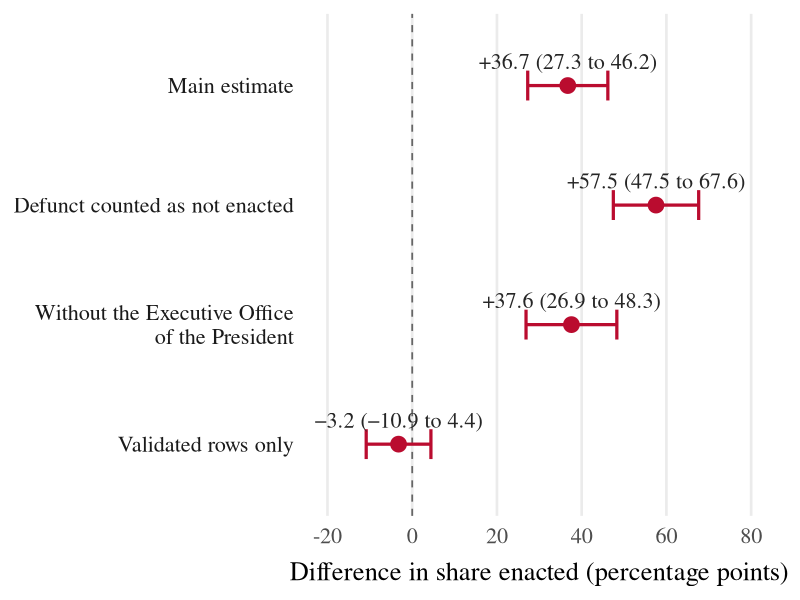
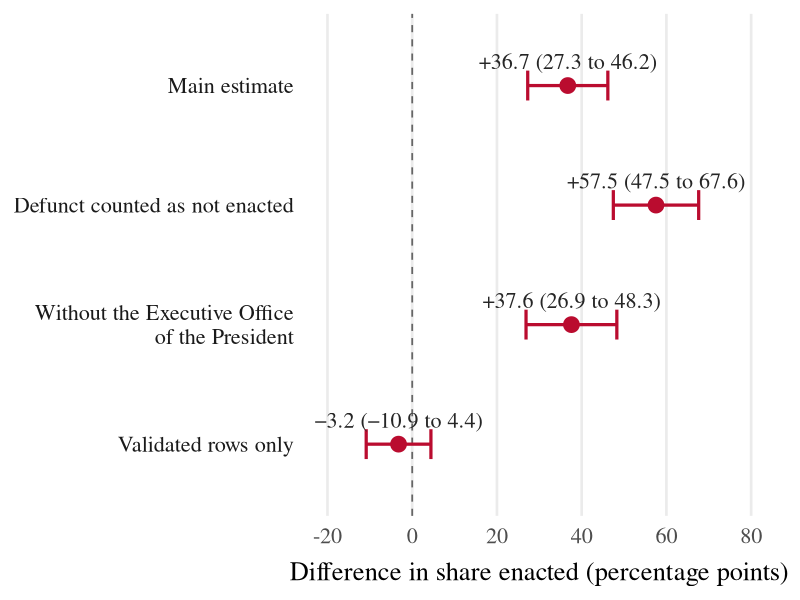

Generate these figures, in order, with R:
## INTL 7007 final project
## does who issues an AI policy affect whether it gets enacted?
## H1: AI policies issued by federal agencies are more likely to be enacted than AI bills proposed in Congress.
## H0: The issuing authority makes no difference to whether an AI policy is enacted.
## data: AGORA v1.32.0 (ETO), https://doi.org/10.5281/zenodo.21964209

## loading the data
documents <- read.csv("data/agora/documents.csv")
authorities <- read.csv("data/agora/authorities.csv")

head(documents[, c("Authority", "Most.recent.activity")])
dim(documents)
dim(authorities)

## most recent activity
table(documents$Most.recent.activity, exclude = NULL)

## number of different authorities
dim(table(documents$Authority))

## parent group for each authority (from authorities.csv)
documents$parent <- authorities$Parent.authority[match(documents$Authority,
                                                       authorities$Name)]
sum(is.na(match(documents$Authority, authorities$Name)))
table(documents$parent, exclude = NULL)

## issuer: Congress, federal agency or state
documents$issuer <- NA
documents$issuer <- ifelse(documents$Authority == "United States Congress",
                           "Congress", documents$issuer)
documents$issuer <- ifelse(documents$parent == "Federal government" &
                           documents$Authority != "United States Congress",
                           "Federal agency", documents$issuer)
documents$issuer <- ifelse(documents$parent == "State governments",
                           "State", documents$issuer)
table(documents$issuer, exclude = NULL)

## authorities counted as federal agencies
table(documents$Authority[documents$issuer == "Federal agency"])

## keeping Congress, federal agencies and states only
issuers <- documents[!is.na(documents$issuer), ]
table(issuers$issuer, issuers$Most.recent.activity)

## dropping Defunct (DV is proposed or enacted)
policies <- issuers[issuers$Most.recent.activity != "Defunct", ]
policies$enacted <- ifelse(policies$Most.recent.activity == "Enacted", 1, 0)

## N used and dropped
nrow(documents)
nrow(documents) - nrow(issuers)
sum(issuers$Most.recent.activity == "Defunct")
nrow(policies)

## enacted and proposed by issuer
activity_counts <- table(policies$issuer, policies$Most.recent.activity)
activity_counts
sum(activity_counts)

## percentages within each issuer
100 * prop.table(activity_counts, margin = 1)

## share enacted by issuer
congress <- policies$enacted[policies$issuer == "Congress"]
agency <- policies$enacted[policies$issuer == "Federal agency"]
state <- policies$enacted[policies$issuer == "State"]

table(policies$issuer)

pct_enacted <- 100 * c("Congress" = mean(congress),
                       "Federal agency" = mean(agency),
                       "State" = mean(state))
pct_enacted

## 95% confidence intervals
## Congress
100 * (mean(congress) - 1.96 * sqrt(var(congress) / length(congress)))
100 * (mean(congress) + 1.96 * sqrt(var(congress) / length(congress)))

## federal agency
100 * (mean(agency) - 1.96 * sqrt(var(agency) / length(agency)))
100 * (mean(agency) + 1.96 * sqrt(var(agency) / length(agency)))

## state
100 * (mean(state) - 1.96 * sqrt(var(state) / length(state)))
100 * (mean(state) + 1.96 * sqrt(var(state) / length(state)))

## federal agency vs Congress
treatment <- policies[policies$issuer == "Federal agency", ]
control <- policies[policies$issuer == "Congress", ]
n_t <- nrow(treatment)
n_c <- nrow(control)

## difference in means
diff_means <- mean(treatment$enacted) - mean(control$enacted)
100 * diff_means

## standard error
se_diff <- sqrt(var(treatment$enacted) / n_t + var(control$enacted) / n_c)

## 95% confidence interval
100 * (diff_means - 1.96 * se_diff)
100 * (diff_means + 1.96 * se_diff)

## z-statistic and two-sided p-value
z_obs <- diff_means / se_diff
z_obs
2 * pnorm(-abs(z_obs))

## same comparison with lm()
two_groups <- policies[policies$issuer != "State", ]
two_groups$agency <- ifelse(two_groups$issuer == "Federal agency", 1, 0)
fit <- lm(enacted ~ agency, data = two_groups)
fit
summary(fit)$coef

## check 1: Defunct counted as not enacted
issuers$enacted <- ifelse(issuers$Most.recent.activity == "Enacted", 1, 0)
agency_all <- issuers$enacted[issuers$issuer == "Federal agency"]
congress_all <- issuers$enacted[issuers$issuer == "Congress"]
length(agency_all)
length(congress_all)

diff_defunct <- mean(agency_all) - mean(congress_all)
se_defunct <- sqrt(var(agency_all) / length(agency_all) +
                   var(congress_all) / length(congress_all))
100 * diff_defunct
100 * (diff_defunct - 1.96 * se_defunct)
100 * (diff_defunct + 1.96 * se_defunct)
diff_defunct / se_defunct
2 * pnorm(-abs(diff_defunct / se_defunct))

## check 2: without the Executive Office of the President
agency_no_eop <- policies$enacted[policies$issuer == "Federal agency" &
                                  policies$Authority != "Executive Office of the President"]
length(agency_no_eop)

diff_no_eop <- mean(agency_no_eop) - mean(control$enacted)
se_no_eop <- sqrt(var(agency_no_eop) / length(agency_no_eop) +
                  var(control$enacted) / n_c)
100 * diff_no_eop
100 * (diff_no_eop - 1.96 * se_no_eop)
100 * (diff_no_eop + 1.96 * se_no_eop)
diff_no_eop / se_no_eop
2 * pnorm(-abs(diff_no_eop / se_no_eop))

## check 3: validated rows only
validated <- policies[policies$Validated. == "true", ]
table(validated$issuer, validated$Most.recent.activity)

agency_val <- validated$enacted[validated$issuer == "Federal agency"]
congress_val <- validated$enacted[validated$issuer == "Congress"]
length(agency_val)
length(congress_val)

diff_val <- mean(agency_val) - mean(congress_val)
se_val <- sqrt(var(agency_val) / length(agency_val) +
               var(congress_val) / length(congress_val))
100 * diff_val
100 * (diff_val - 1.96 * se_val)
100 * (diff_val + 1.96 * se_val)
diff_val / se_val
2 * pnorm(-abs(diff_val / se_val))

## numbers for the assuming sentence
round(100 * diff_means, 1)
round(100 * (diff_means - 1.96 * se_diff), 1)
round(100 * (diff_means + 1.96 * se_diff), 1)

## check 4: without the NDAA rows
## each NDAA section is its own row, so one law can add lots of enacted rows
policies$ndaa <- ifelse(grepl("NDAA", policies$Collections), 1, 0)
table(policies$issuer, policies$ndaa)

congress_no_ndaa <- policies$enacted[policies$issuer == "Congress" &
                                     policies$ndaa == 0]
length(congress_no_ndaa)
100 * mean(congress_no_ndaa)

diff_no_ndaa <- mean(agency) - mean(congress_no_ndaa)
se_no_ndaa <- sqrt(var(agency) / length(agency) +
                   var(congress_no_ndaa) / length(congress_no_ndaa))
100 * diff_no_ndaa
100 * (diff_no_ndaa - 1.96 * se_no_ndaa)
100 * (diff_no_ndaa + 1.96 * se_no_ndaa)
diff_no_ndaa / se_no_ndaa
2 * pnorm(-abs(diff_no_ndaa / se_no_ndaa))

## check 5: lm() also holding constant whether the policy mainly applies to government
two_groups$applies_gov <- ifelse(two_groups$Primarily.applies.to.the.government == "true", 1, 0)
table(two_groups$issuer, two_groups$applies_gov)

fit_gov <- lm(enacted ~ agency + applies_gov, data = two_groups)
fit_gov
summary(fit_gov)$coef

## unique Congress bills (one link can cover several section rows)
length(unique(policies$Link.to.document[policies$issuer == "Congress"]))

## summaries that may include unreviewed machine output
table(policies$Summaries.and.tags.may.include.unreviewed.machine.output)
sum(policies$Summaries.and.tags.may.include.unreviewed.machine.output == "true")

## the four federal agency rows that went Defunct
defunct_agency <- issuers[issuers$issuer == "Federal agency" &
                          issuers$Most.recent.activity == "Defunct", ]
defunct_agency[, c("Official.name", "Authority",
                   "Proposed.date", "Most.recent.activity.date")]

## text analysis of the short summaries
## drop stop words, months, drafting words and US state names
stops <- c(
  "a", "about", "after", "again", "against", "all", "also", "an", "and", "any",
  "are", "as", "at", "be", "because", "been", "before", "being", "between",
  "both", "but", "by", "can", "did", "do", "does", "doing", "down", "during",
  "each", "few", "for", "from", "further", "had", "has", "have", "having",
  "he", "her", "here", "hers", "herself", "him", "himself", "his", "how",
  "i", "if", "in", "into", "is", "it", "its", "itself", "just", "me", "more",
  "most", "my", "myself", "no", "nor", "not", "now", "of", "off", "on",
  "once", "only", "or", "other", "our", "ours", "ourselves", "out", "over",
  "own", "same", "she", "should", "so", "some", "such", "than", "that",
  "the", "their", "theirs", "them", "themselves", "then", "there", "these",
  "they", "this", "those", "through", "to", "too", "under", "until", "up",
  "very", "was", "we", "were", "what", "when", "where", "which", "while",
  "who", "whom", "why", "will", "with", "you", "your", "yours", "yourself",
  "yourselves",
  "january", "february", "march", "april", "may", "june", "july", "august",
  "september", "october", "november", "december",
  "act", "acts", "bill", "bills", "section", "sections", "title", "titles",
  "law", "laws", "requires", "require", "establishes", "establish",
  "amends", "amend", "directs", "authorizes", "provides", "provide",
  "alabama", "alaska", "arizona", "arkansas", "california", "colorado",
  "connecticut", "delaware", "florida", "georgia", "hawaii", "idaho",
  "illinois", "indiana", "iowa", "kansas", "kentucky", "louisiana", "maine",
  "maryland", "massachusetts", "michigan", "minnesota", "mississippi",
  "missouri", "montana", "nebraska", "nevada", "ohio", "oklahoma", "oregon",
  "pennsylvania", "tennessee", "texas", "utah", "vermont", "virginia",
  "washington", "wisconsin", "wyoming", "hampshire", "jersey", "mexico",
  "york", "carolina", "dakota", "columbia", "rhode"
)

clean_words <- function(text) {
  text <- tolower(paste(text, collapse = " "))
  text <- gsub("[^a-z]+", " ", text)
  words <- unlist(strsplit(text, " "))
  words <- words[words != ""]
  words <- words[nchar(words) >= 3]
  words[!(words %in% stops)]
}

congress_words <- clean_words(policies$Short.summary[policies$issuer == "Congress"])
agency_words <- clean_words(policies$Short.summary[policies$issuer == "Federal agency"])
state_words <- clean_words(policies$Short.summary[policies$issuer == "State"])

congress_tab <- sort(table(congress_words), decreasing = TRUE)
agency_tab <- sort(table(agency_words), decreasing = TRUE)
state_tab <- sort(table(state_words), decreasing = TRUE)

length(congress_words)
length(agency_words)
length(state_words)
head(congress_tab, 10)
head(agency_tab, 10)
head(state_tab, 10)

## how alike is the language? word shares for words used by both issuers
shared_ca <- intersect(names(congress_tab), names(agency_tab))
congress_share_ca <- as.numeric(congress_tab[shared_ca]) / length(congress_words)
agency_share_ca <- as.numeric(agency_tab[shared_ca]) / length(agency_words)
cor(congress_share_ca, agency_share_ca)
cor_ca <- cor.test(congress_share_ca, agency_share_ca)
cor_ca
cor_ca$estimate
cor_ca$conf.int
cor_ca$p.value
length(shared_ca)

shared_cs <- intersect(names(congress_tab), names(state_tab))
congress_share_cs <- as.numeric(congress_tab[shared_cs]) / length(congress_words)
state_share_cs <- as.numeric(state_tab[shared_cs]) / length(state_words)
cor(congress_share_cs, state_share_cs)
cor_cs <- cor.test(congress_share_cs, state_share_cs)
cor_cs
cor_cs$estimate
cor_cs$conf.int
cor_cs$p.value
length(shared_cs)

## appendix: tf-idf
## tf = count / total words; idf = log(3 / how many issuers use the word)
all_words <- unique(c(names(congress_tab), names(agency_tab), names(state_tab)))
n_issuers <- (all_words %in% names(congress_tab)) +
  (all_words %in% names(agency_tab)) +
  (all_words %in% names(state_tab))
idf <- log(3 / n_issuers)
names(idf) <- all_words

congress_tfidf <- sort((as.numeric(congress_tab) / length(congress_words)) *
                       idf[names(congress_tab)], decreasing = TRUE)
agency_tfidf <- sort((as.numeric(agency_tab) / length(agency_words)) *
                     idf[names(agency_tab)], decreasing = TRUE)
state_tfidf <- sort((as.numeric(state_tab) / length(state_words)) *
                    idf[names(state_tab)], decreasing = TRUE)

head(congress_tfidf, 10)
head(agency_tfidf, 10)
head(state_tfidf, 10)

## figure 1: the gap with 95% CIs, main estimate and the three checks
library(ggplot2)

gap_ci <- data.frame(
  label = c("Main estimate",
            "Defunct counted as not enacted",
            "Without the Executive Office\nof the President",
            "Validated rows only"),
  est = 100 * c(diff_means, diff_defunct, diff_no_eop, diff_val),
  se = 100 * c(se_diff, se_defunct, se_no_eop, se_val)
)
gap_ci$lo <- gap_ci$est - 1.96 * gap_ci$se
gap_ci$hi <- gap_ci$est + 1.96 * gap_ci$se
gap_ci$label <- factor(gap_ci$label, levels = rev(gap_ci$label))
gap_ci$text <- sprintf("%+.1f (%.1f to %.1f)", gap_ci$est, gap_ci$lo, gap_ci$hi)
gap_ci$text <- gsub("-", "\u2212", gap_ci$text)
gap_ci

fig_gap <- ggplot(gap_ci, aes(x = est, y = label)) +
  geom_vline(xintercept = 0, linetype = "dashed", colour = "grey40", linewidth = 0.6) +
  geom_errorbarh(aes(xmin = lo, xmax = hi), height = 0.25,
                 colour = "#BA0C2F", linewidth = 1.1) +
  geom_point(colour = "#BA0C2F", size = 5) +
  geom_text(aes(label = text), vjust = -1.1, size = 5.6, family = "serif",
            colour = "grey15") +
  scale_x_continuous(limits = c(-20, 80), breaks = seq(-20, 80, 20)) +
  labs(x = "Difference in share enacted (percentage points)", y = NULL) +
  theme_minimal(base_size = 20, base_family = "serif") +
  theme(plot.background = element_rect(fill = "white", colour = NA),
        panel.grid.minor = element_blank(),
        panel.grid.major.y = element_blank(),
        axis.text.y = element_text(colour = "grey10"),
        axis.title.x = element_text(size = 19, margin = margin(t = 10)),
        plot.margin = margin(10, 20, 10, 10))
fig_gap

ggsave("site/assets/fig_gap_ci.png", fig_gap, width = 10.3, height = 5,
       dpi = 300, bg = "white")
